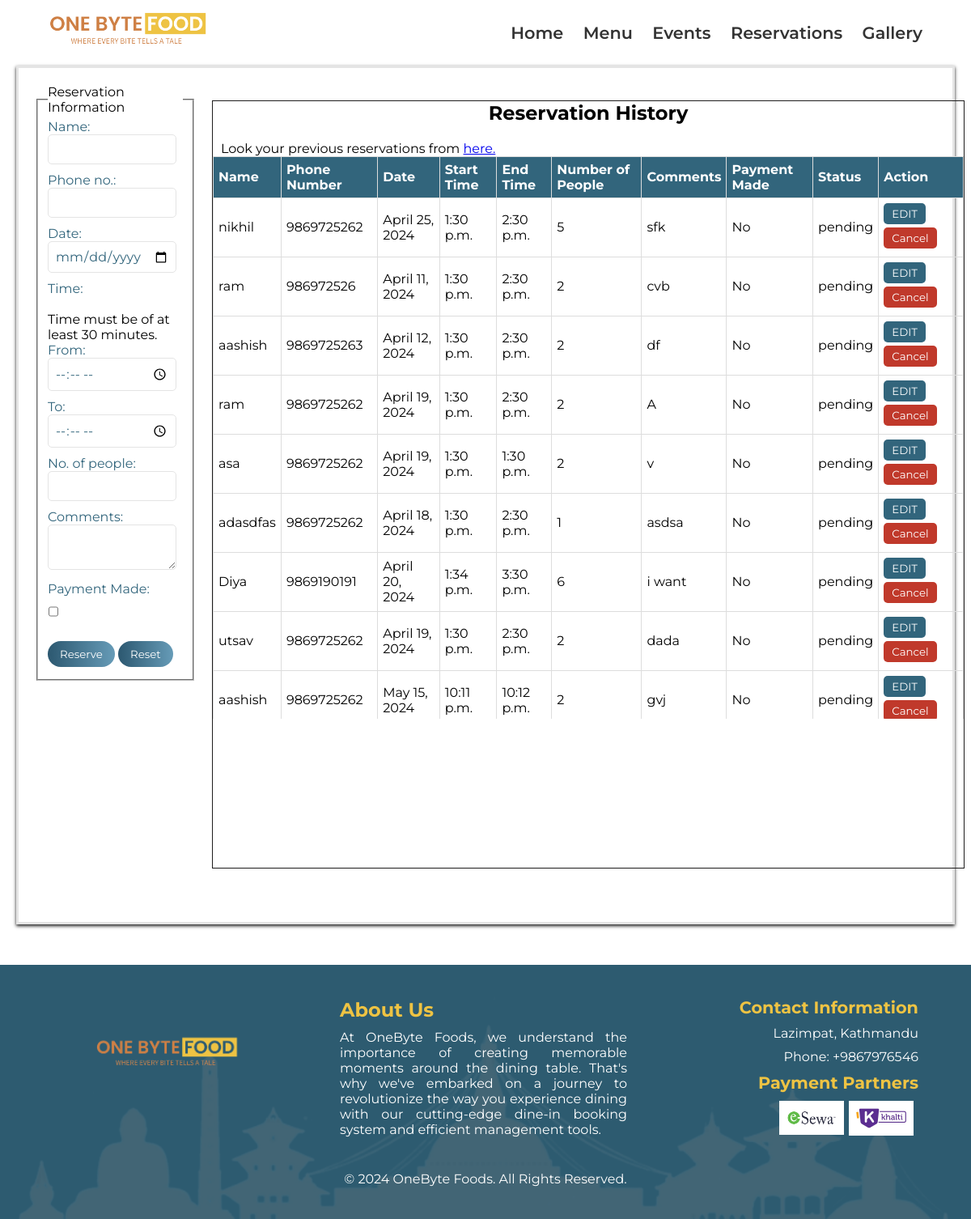
Before: /reservation_details/ with the older database file.
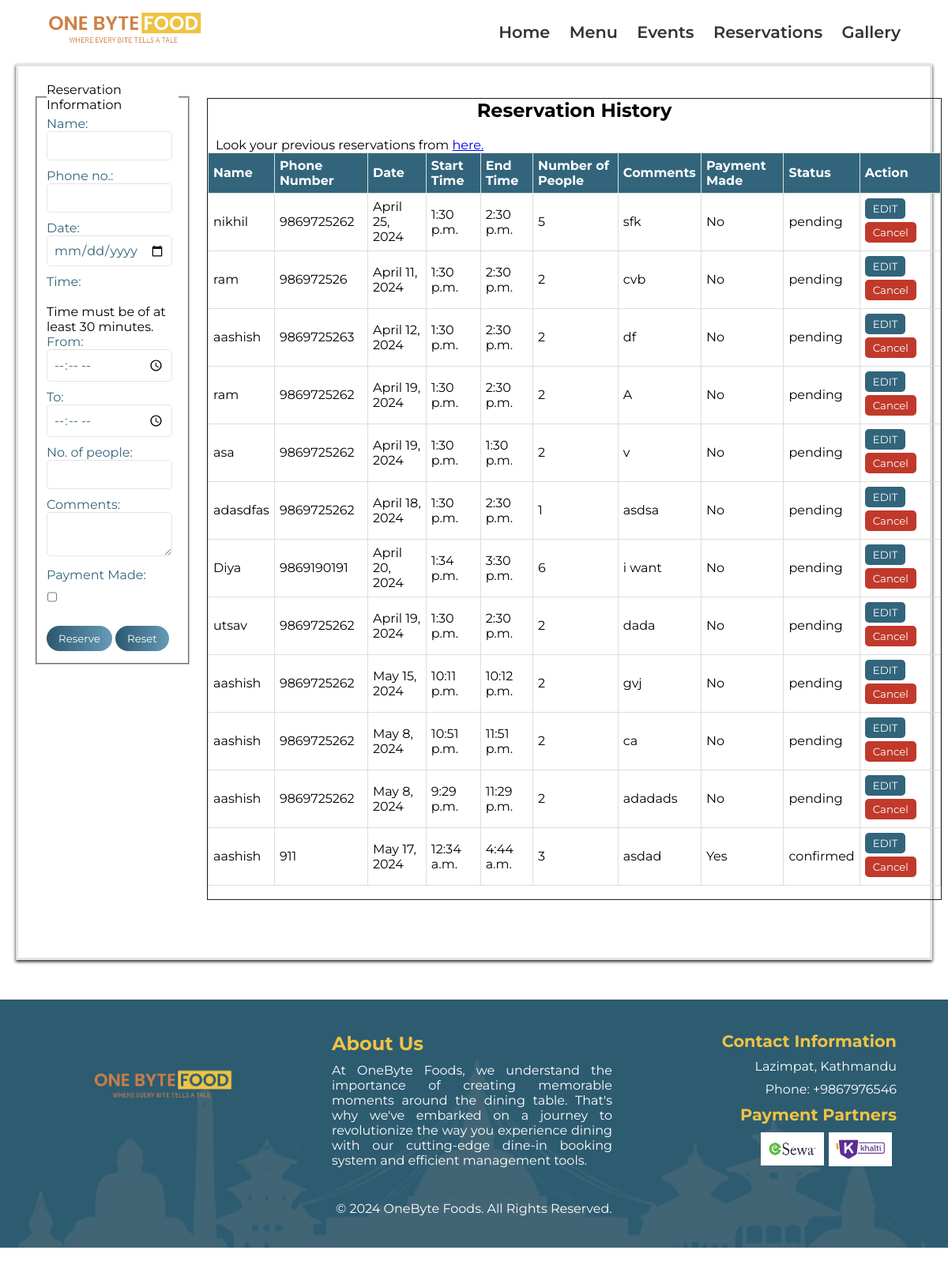
After: the same page with the newer database file.
### OneByteFood/models.py (models this page shows)
class Reservation(models.Model):
    id = models.AutoField(primary_key=True)
    name = models.CharField(max_length=100)
    phone = models.CharField(max_length=20)
    date = models.DateField()
    start_time = models.TimeField()
    end_time = models.TimeField()
    num_people = models.IntegerField()
    comments = models.TextField()
    payment_made = models.BooleanField(default=False)
    status = models.CharField(max_length=50, default='pending')

### OneByteFood/views.py (the view)
# urls.py: path('reservation_details/', onebytefood_views.reservationDetails, name='reservationDetails'),
def reservationDetails(request):
    if request.method == 'POST':
        name = request.POST.get('name')
        phone = request.POST.get('phone')
        date = request.POST.get('date')
        start_time = request.POST.get('start_time')
        end_time = request.POST.get('end_time')
        num_people = request.POST.get('people')
        comments = request.POST.get('needs')
        payment_made = request.POST.get('payment_made') == 'on'
        status = 'pending'
        reservation = Reservation(
            name=name,
            phone=phone,
            date=date,
            start_time=start_time,
            end_time=end_time,
            num_people=num_people,
            comments=comments,
            payment_made=payment_made,
            status=status,
        )
        reservation.save()
        messages.success(request, 'Reservation is requested successfully. Wait admin to verify the reservation status')
        return redirect('/reservation_details/?name=' + name + '&phone=' + phone)
    else:
        name = request.GET.get('name', '')  # Get name from GET request, with a default value of empty string
        phone = request.GET.get('phone', '')  # Get phone from GET request, with a default value of empty string
        if name and phone:
            reservations_data = Reservation.objects.filter(name=name, phone=phone)
        else:
            reservations_data = Reservation.objects.all()
        current_datetime = datetime.now().time()
        for reservation in reservations_data:
            if reservation.payment_made:
                reservation.status = 'confirmed'
            else:
                reservation.status = 'pending'
            reservation_end_time = datetime.strptime(str(reservation.end_time), "%H:%M:%S").time()
            if not reservation.payment_made and current_datetime > reservation_end_time:
                reservation.status = 'cancelled'
            elif current_datetime > reservation_end_time:
                reservation.status = 'completed'
            reservation.save()
        return render(request, 'reservation.html', {'reservations_data': reservations_data, 'name': name, 'phone': phone})

### templates/reservation.html (shortened to what this page needs)
<!DOCTYPE html>
<html lang="en">
<head>
    <link rel="stylesheet" href="/static/css/reservation.css">
</head>
</head>
<body>
    <nav>
        <div class="container">
            <div class="logo">
                <img src="/static/Images/Logo.png" alt="OneByte Foods Logo">
            </div>
            <div class="menu">
                <ul>
                    <li><a href="{% url 'index' %}">Home</a></li>
                    <li><a href="{% url 'menu_redirect' %}">Menu</a></li>
                    <li><a href="{% url 'events_redirect' %}">Events</a></li>
                    <li><a href="{% url 'reservation' %}">Reservations</a></li>
                    <li><a href="{% url 'gallery_redirect' %}">Gallery</a></li>
                </ul>
            </div>
        </div>
    </nav>
    <main class="content" role="main">
        <div class="reservation-form-container">
            <form method="post" action="{% url 'reservationDetails' %}" id="reservationForm"
                class="reservationForm-form">
                <fieldset class="fieldset">
                    <legend>Reservation Information</legend>
                    <label for="name">Name:</label>
                    <input type="text" id="name" name="name" required>
                    <label for="phone">Phone no.:</label>
                    <input type="tel" id="phone" name="phone" pattern="[0-9]{10}" maxlength="10"
                        title="Please enter a valid 10-digit phone number" required>
                    <label for="date">Date:</label>
                    <input type="date" id="date" name="date" required>
                    <label for="time">Time:</label>
                    <br>
                    <br>
                    <p>Time must be of at least 30 minutes.</p>
                    <label for="start_time">From: </label>
                    <input id="start_time" type="time" name="start_time" value="--:--" />
                    <label for="end_time">To: </label>
                    <input id="end_time" type="time" name="end_time" value="--:--" />
                    <label for="people">No. of people:</label>
                    <input type="number" id="people" name="people" min="1" max="10" required>
                    <label for="needs">Comments:</label>
                    <textarea id="needs" name="needs"></textarea>
                    <div class="payment">
                        <label for="payment">Payment Made:</label>
                        <div class="payment-options">
                            <label>
                                <input type="checkbox" id="payment_made" name="payment_made">
                            </label>
                        </div>
                    </div>
                    <a href="reservation_details"><button type="reserve" class="reserve-btn">Reserve</button></a>
                    <button type="reset" class="reset-btn">Reset</button>
                </fieldset>
            </form>
        </div>
<div class="history-container">
    <section class="history" id="history">
        <h2 class="section-title">Reservation History</h2>
        <p class="check-history">Look your previous reservations from <a href="user_reservation_history">here. </a></p>
        {% if reservations_data %}
        <table class="history-table">
            <thead>
                <tr>
                    <th>Name</th>
                    <th>Phone Number</th>
                    <th>Date</th>
                    <th>Start Time</th>
                    <th>End Time</th>
                    <th>Number of People</th>
                    <th>Comments</th>
                    <th>Payment Made</th>
                    <th>Status</th>
                    <th>Action</th>
                </tr>
            </thead>
            <tbody>
                {% for reservation in reservations_data %}
                <tr>
                    <td>{{ reservation.name }}</td>
                    <td>{{ reservation.phone }}</td>
                    <td>{{ reservation.date }}</td>
                    <td>{{ reservation.start_time }}</td>
                    <td>{{ reservation.end_time }}</td>
                    <td>{{ reservation.num_people }}</td>
                    <td>{{ reservation.comments }}</td>
                    <td>{% if reservation.payment_made %}Yes{% else %}No{% endif %}</td>
                    <td>{{ reservation.status }}</td>
                    <td>
                        <button class="edit-btn"><a href="/edit_reservation_user/{{ reservation.id }}" style="text-decoration: none; color: inherit;">EDIT</a></button>
                        <button class="cancel-btn"><a href="/delete_reservation_user/{{ reservation.id }}" style="text-decoration: none; color: inherit;">Cancel</a></button>
                    </td>
                </tr>
                {% endfor %}
            </tbody>
        </table>
        {% else %}
        <h4 class="validation">No previous reservations.</h4>
        {% endif %}
    </section>
</div>
    </main>
    <footer
        style="background-image: url('/static/Images/Footer.png'); background-size: cover; background-position: center; background-repeat: no-repeat; color: white;">
        <div class="containerfooter">
            <div class="footer-section">
                <div class="logo-section">
                    <img src="/static/images/logo.png" alt="OneByte Foods Logo">
                    <div class="social-links">
                        <a href="#"></a>
                        <a href="#"></a>
                        <a href="#"></a>
                    </div>
                </div>
            </div>
            <div class="footer-section">
                <h2>About Us</h2>
                <p>
                    At OneByte Foods, we understand the importance of creating memorable moments around the dining
                    table. That's why we've embarked on a journey to revolutionize the way you experience dining with
                    our cutting-edge dine-in booking system and efficient management tools.
                </p>
            </div>
            <div class="footer-section contact-section">
                <h2>Contact Information</h2>
                <p>Lazimpat, Kathmandu</p>
                <p>Phone: +9867976546</p>
                <h2>Payment Partners</h2>
                <div class="payment-partners">
                    <a href="https://esewa.com.np"><img src="/static/Images/esewa.png" alt="eSewa"></a>
                    <a href="https://khalti.com"><img src="/static/Images/khalti.png" alt="Khalti"></a>
                </div>
            </div>
        </div>
        <p class="copyright">&copy; 2024 OneByte Foods. All Rights Reserved.</p>
    </footer>
</body>
</html>

### static/css/reservation.css (style rules this page uses)
* { margin: 0; padding: 0; box-sizing: border-box; font-family: 'Montserrat', sans-serif; }
nav { top: 0; left: 0; width: 100%; background-color: rgba(255, 255, 255, 0.9); z-index: 800; font-weight: 600; }
.container { display: flex; justify-content: space-between; align-items: center; padding: 5px 60px; }
.logo img { width: 200px; height: auto; }
.fieldset { display: block; margin-inline-start: 2px; margin-inline-end: 2px; padding-block-start: 0.35em; padding-inline-start: 0.75em; padding-inline-end: 0.75em; padding-block-end: 0.625em; min-inline-size: min-content; border-width: 2px; border-style: groove; border-color: rgb(192, 192, 192); border-image: initial; }
.menu ul { list-style-type: none; text-align: right; }
.menu ul li { display: inline-block; margin-left: 20px; }
.menu ul li a { color: #333; text-decoration: none; font-size: 1.3rem; }
.content { border: solid #E4E4E4; box-shadow: 0 2px 4px rgba(0, 0, 0, 0.9); display: flex; margin: 0 20px 50px; }
.reservation-form-container { padding: 20px; width: 35%; }
.history { padding-bottom: 50px; border: 1px solid #1e1d1d; width: 930px; height: 90%; margin: 40px 0; overflow: auto; }
label { text-align: right; padding-right: 5px; font-size: 16px; color: #32657C; }
.check-history { margin-left:10px; }
input, select, textarea { width: 95%; padding: 8px; border-radius: 5px; border: 1px solid #E4E4E4; font-size: 16px; color: #32657C; margin-bottom: 10px; }
.payment-options { display: flex; flex-wrap: wrap; margin: 10px 0; }
.payment-options label { margin-right: 10px; margin-bottom: 5px; }
.reserve-btn, .reset-btn { padding: 8px 15px; background: linear-gradient(to right, #2c5870, #669bb7); color: #fff; border: none; border-radius: 20px; text-decoration: none; cursor: pointer; margin: 5px 0; }
.section-title { text-align: center; margin-bottom: 20px; }
.history-table { border-collapse: collapse; width: 100%; border: 1px solid #1e1d1d; }
.history-table th, .history-table td { border: 1px solid #ddd; padding: 6px; text-align: left; }
.history-table th { background-color: #32657C; color: #FFF; }
.containerfooter { display: flex; justify-content: space-between; align-items: center; padding: 10px 60px; }
footer { bottom: 0; left: 0; width: 100%; background-color: #234555; color: white; text-align: center; padding: 30px 0; }
.footer-section { flex: 1; margin-right: 5px; margin-bottom: 0px; }
.footer-section h2 { color: #EEC343; text-align: left; margin-bottom: 10px; }
.footer-section p { text-align: justify; margin-bottom: 20px; }
.logo-section { margin-bottom: 20px; margin-left: -60px; }
.logo-section img { width: 180px; margin-bottom: 7px; }
.social-links { margin-bottom: 20px; }
.social-links a { color: white; margin-right: 10px; padding: 5px; font-size: 20px; }
.contact-section { flex: 1; text-align: right; margin-bottom: 20px; }
.contact-section h2 { color: #EEC343; text-align: right; margin-bottom: 10px; font-size: 1.3rem; }
.contact-section p { text-align: right; margin-bottom: 10px; font-size: 1rem; }
.payment-partners { display: flex; justify-content: flex-end; }
.payment-partners img { width: 80px; height: auto; margin-right: 6px; }
.copyright { width: 100%; color: white; text-align: center; padding: 10px 0; }
.edit-btn, .cancel-btn { padding: 5px 10px; margin-right: 5px; margin-bottom: 4px; background-color: #32657C; color: white; border: none; border-radius: 5px; cursor: pointer; text-decoration: none; }
.cancel-btn { background-color: #C0392B; }

Changed rows visible on the page:
now on this page (row unchanged): Reservation: name "aashish", phone "9869725262", date "May 8, 2024", start_time "10:51 p.m.", end_time "11:51 p.m.", num_people "2", comments "ca", payment_made "No", status "pending"
now on this page (row unchanged): Reservation: name "aashish", phone "9869725262", date "May 8, 2024", start_time "9:29 p.m.", end_time "11:29 p.m.", num_people "2", comments "adadads", payment_made "No", status "pending"
added Reservation: name "aashish", phone "911", date "May 17, 2024", start_time "12:34 a.m.", end_time "4:44 a.m.", num_people "3", comments "asdad", payment_made "Yes", status "confirmed"
